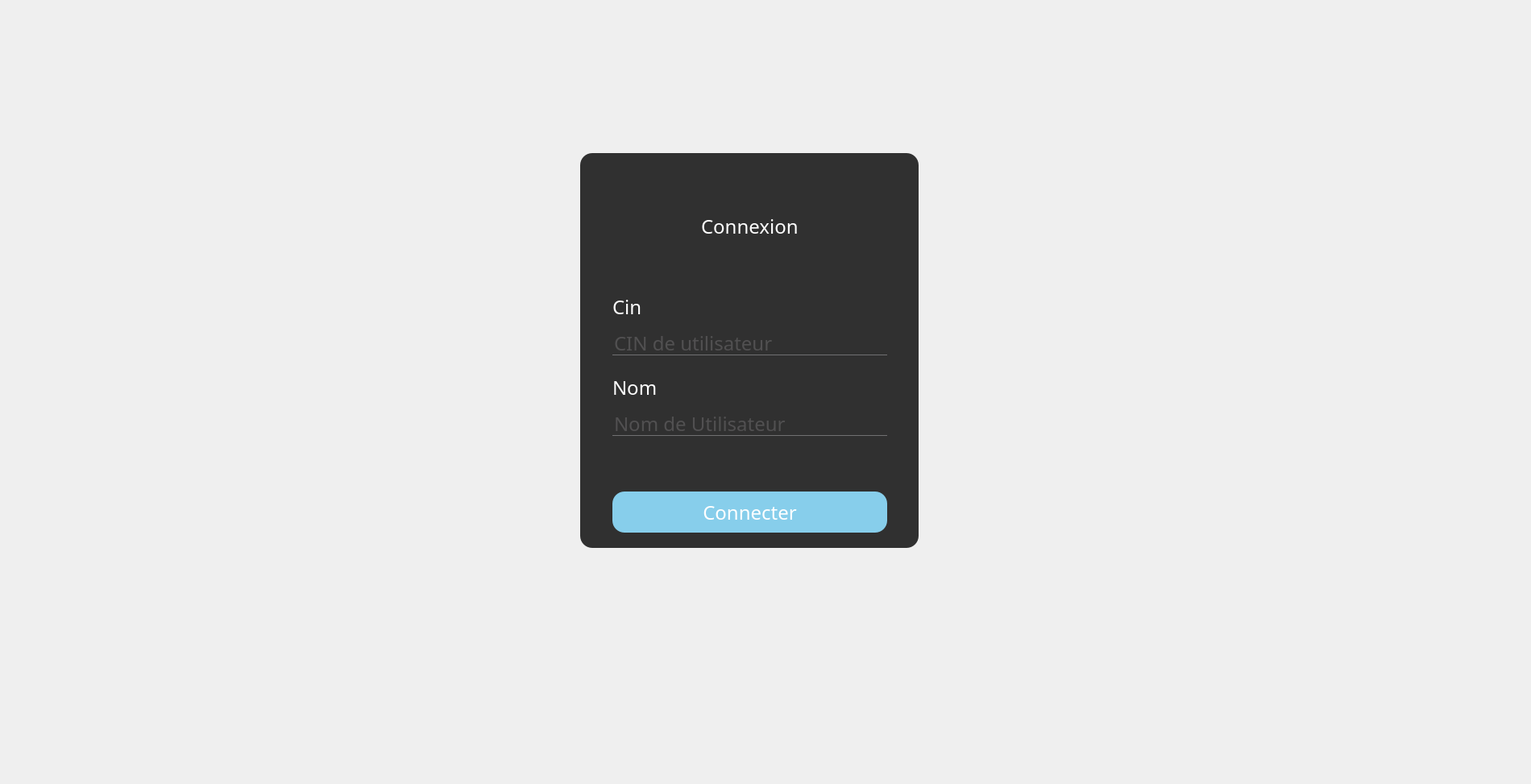
    <widget class="QWidget" name="page_2">
     <widget class="QFrame" name="frame">
      <property name="geometry">
       <rect>
        <x>720</x>
        <y>190</y>
        <width>420</width>
        <height>490</height>
       </rect>
      </property>
      <property name="font">
       <font>
        <family>century gothic</family>
        <pointsize>-1</pointsize>
        <kerning>true</kerning>
       </font>
      </property>
      <property name="cursor">
       <cursorShape>CrossCursor</cursorShape>
      </property>
      <property name="styleSheet">
       <string notr="true"> *{
font-family:century gothic;
font-size:24px;}
QFrame{
background : rgba(0,0,0,0.8);
border-radius:15px;
}</string>
      </property>
      <property name="frameShape">
       <enum>QFrame::StyledPanel</enum>
      </property>
      <property name="frameShadow">
       <enum>QFrame::Plain</enum>
      </property>
      <widget class="QLabel" name="label_conn_2">
       <property name="geometry">
        <rect>
         <x>150</x>
         <y>40</y>
         <width>171</width>
         <height>101</height>
        </rect>
       </property>
       <property name="styleSheet">
        <string notr="true">
QLabel{
color : white;
background:transparent;}</string>
       </property>
       <property name="text">
        <string>Connexion</string>
       </property>
      </widget>
      <widget class="QPushButton" name="pushButton_conn_2">
       <property name="geometry">
        <rect>
         <x>40</x>
         <y>420</y>
         <width>341</width>
         <height>51</height>
        </rect>
       </property>
       <property name="styleSheet">
        <string notr="true">QPushButton{
background: #87CEEB;
color: white;
border-radius:15px;
}

QPushButton:hover
{
color: #333;
border-radius:15px;
background: #49ebff;}  </string>
       </property>
       <property name="text">
        <string>Connecter</string>
       </property>
      </widget>
      <widget class="QLineEdit" name="lineEdit_cin_login">
       <property name="geometry">
        <rect>
         <x>40</x>
         <y>220</y>
         <width>341</width>
         <height>31</height>
        </rect>
       </property>
       <property name="styleSheet">
        <string notr="true">
QLineEdit
{
background:transparent;
border:none;
color:#717072;
border-bottom: 1px solid #717072
}</string>
       </property>
       <property name="text">
        <string/>
       </property>
       <property name="placeholderText">
        <string>CIN de utilisateur</string>
       </property>
      </widget>
      <widget class="QLineEdit" name="lineEdit_nom_login">
       <property name="geometry">
        <rect>
         <x>40</x>
         <y>320</y>
         <width>341</width>
         <height>31</height>
        </rect>
       </property>
       <property name="styleSheet">
        <string notr="true">
QLineEdit
{
background:transparent;
border:none;
color:#717072;
border-bottom: 1px solid #717072
}</string>
       </property>
       <property name="text">
        <string/>
       </property>
       <property name="echoMode">
        <enum>QLineEdit::Password</enum>
       </property>
       <property name="placeholderText">
        <string>Nom de Utilisateur</string>
       </property>
      </widget>
      <widget class="QLabel" name="label_user_2">
       <property name="geometry">
        <rect>
         <x>40</x>
         <y>180</y>
         <width>231</width>
         <height>21</height>
        </rect>
       </property>
       <property name="styleSheet">
        <string notr="true">
QLabel{
color : white;
background:transparent;}</string>
       </property>
       <property name="text">
        <string>Cin</string>
       </property>
      </widget>
      <widget class="QLabel" name="label_pass_2">
       <property name="geometry">
        <rect>
         <x>40</x>
         <y>270</y>
         <width>231</width>
         <height>41</height>
        </rect>
       </property>
       <property name="styleSheet">
        <string notr="true">
QLabel{
color : white;
background:transparent;}</string>
       </property>
       <property name="text">
        <string>Nom</string>
       </property>
      </widget>
     </widget>
     <widget class="QLabel" name="label_4">
      <property name="geometry">
       <rect>
        <x>-4</x>
        <y>13</y>
        <width>1891</width>
        <height>951</height>
       </rect>
      </property>
      <property name="text">
       <string/>
      </property>
      <property name="pixmap">
       <pixmap>../../Users/amin2/Downloads/3416659.jpg</pixmap>
      </property>
      <property name="scaledContents">
       <bool>true</bool>
      </property>
     </widget>
     <zorder>label_4</zorder>
     <zorder>frame</zorder>
    </widget>
